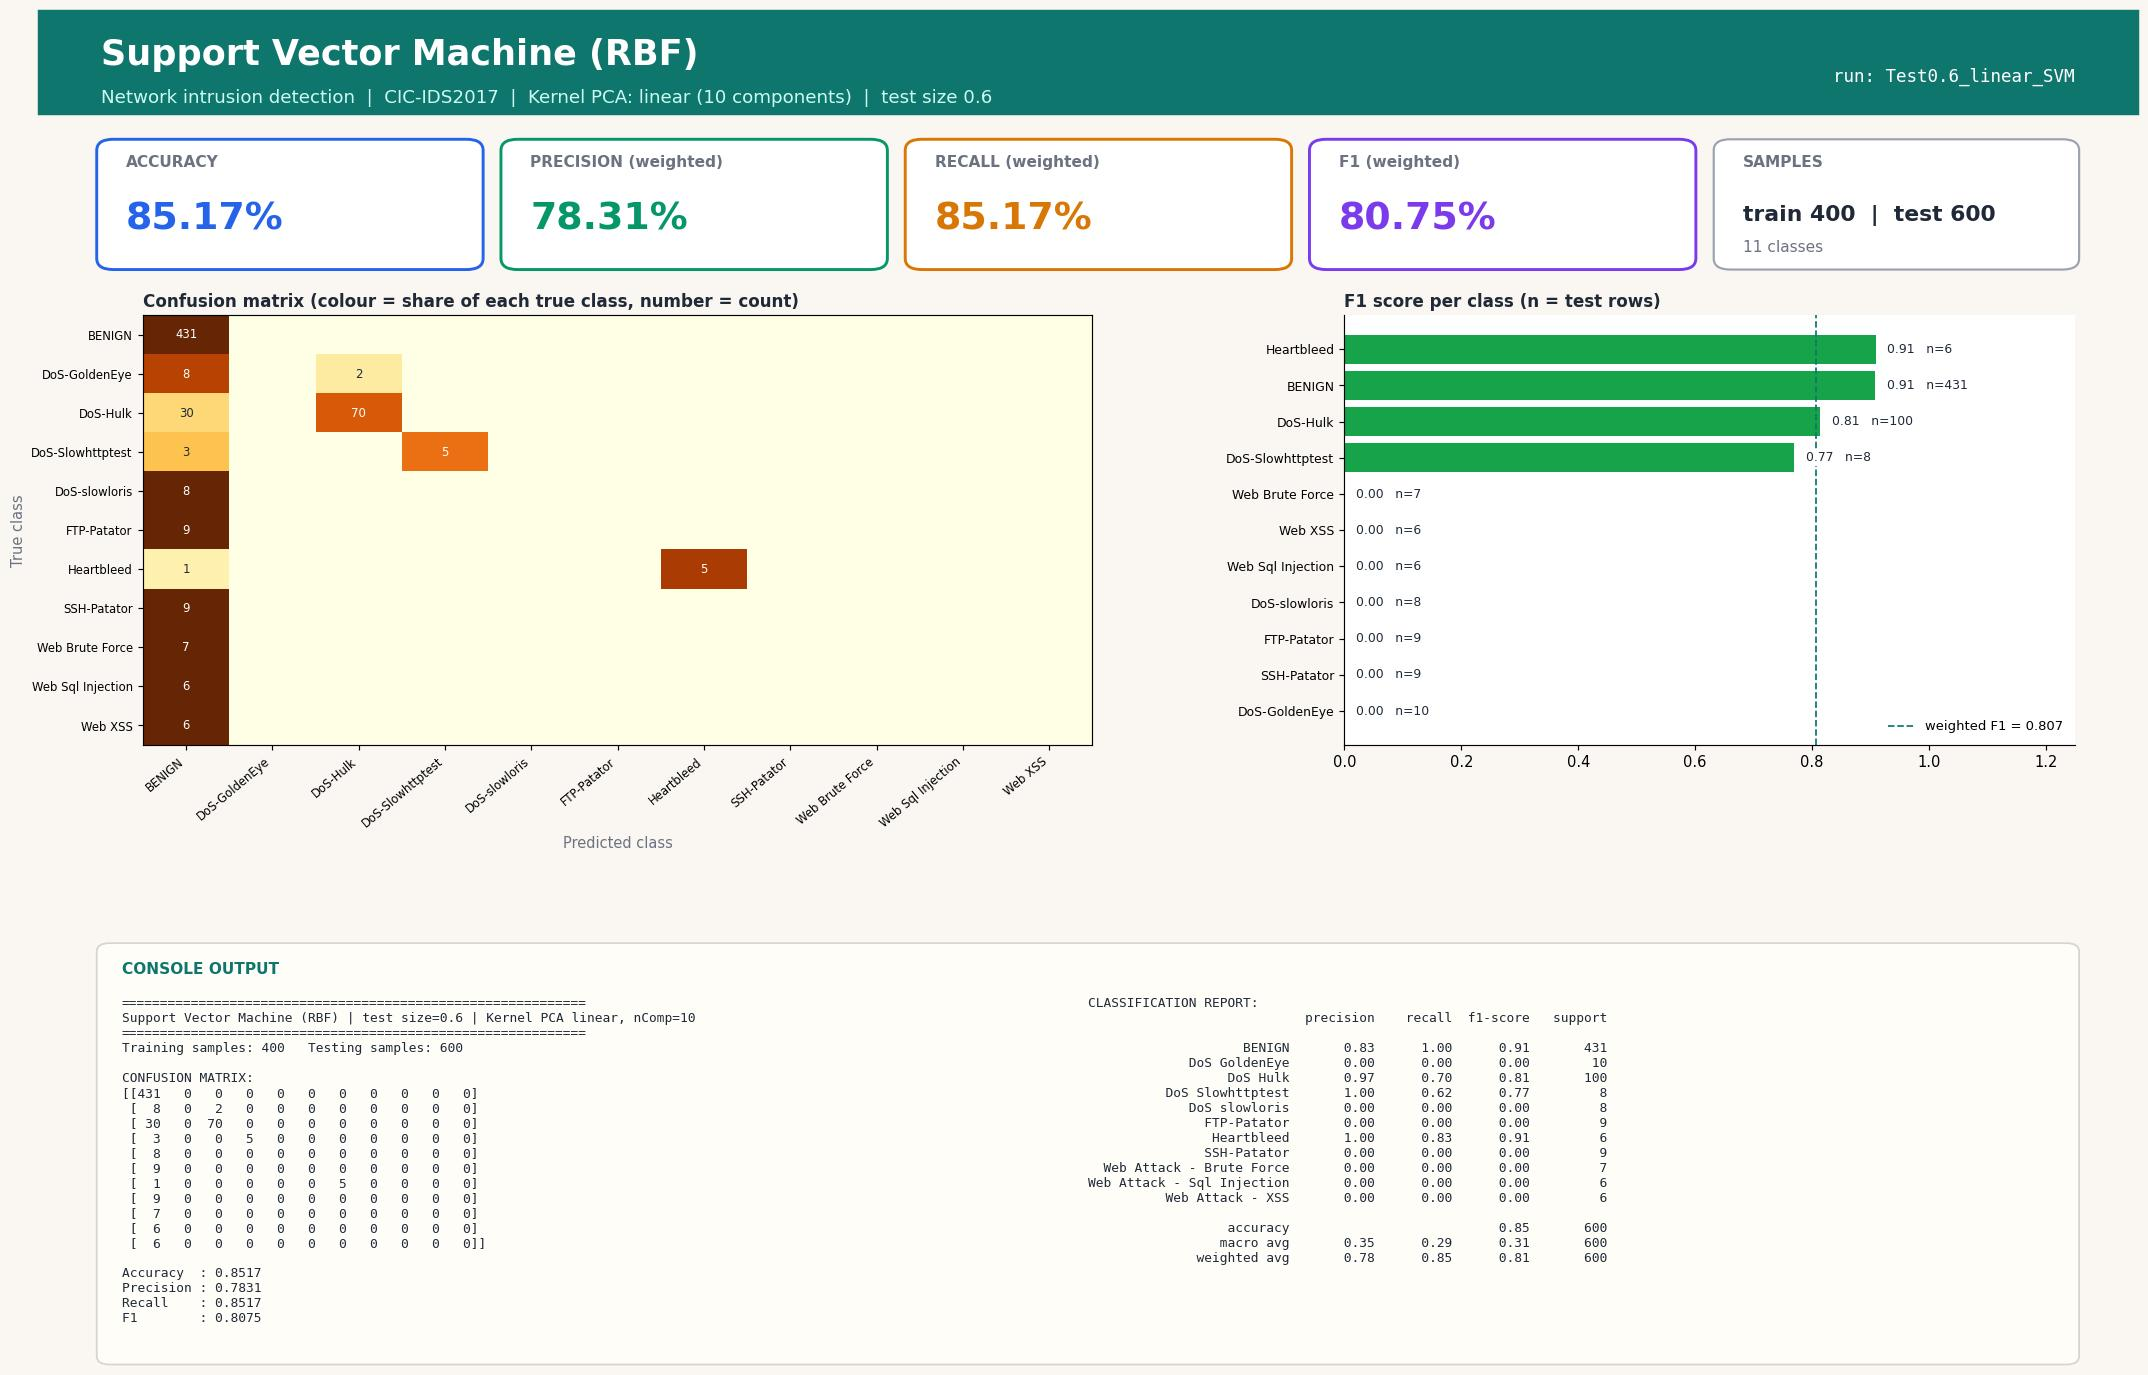

The Python source for this figure:
#!/usr/bin/env python3
"""Support Vector Machine (RBF) | Test size 0.6 | Kernel PCA kernel=linear, n_components=10
CIC-IDS2017 (Tue+Wed+Thu-morning) 1000-row stratified sample.
Run in any IDE (Spyder / VS Code / PyCharm / Jupyter): open the file and press Run, no arguments needed.
Saves next to this file: 'Test0.6_linear_SVM.jpg' - one image with the console output (confusion matrix, metrics, classification report) plus charts."""
import json, os
import numpy as np
import matplotlib.pyplot as plt
from sklearn.decomposition import KernelPCA
from sklearn.svm import SVC
from sklearn.metrics import (accuracy_score, classification_report, confusion_matrix,
                             f1_score, precision_score, recall_score)
from sklearn.model_selection import train_test_split
from sklearn.preprocessing import StandardScaler

TEST_SIZE, KERNEL, N_COMP, ALG, ALG_NAME = 0.6, "linear", 10, "SVM", "Support Vector Machine (RBF)"
try:
    HERE = os.path.dirname(os.path.abspath(__file__))
except NameError:                      # Jupyter / interactive console
    HERE = os.getcwd()
def _find_root():                      # folder that contains data/sample.npz (works from any working directory)
    for p in (HERE, os.path.join(HERE, ".."), os.path.join(HERE, "..", ".."), os.getcwd()):
        if os.path.exists(os.path.join(p, "data", "sample.npz")):
            return os.path.abspath(p)
    raise FileNotFoundError("data/sample.npz not found - run prepare_data.py or keep the repo folder structure")
ROOT = _find_root()
tag = f"Test{TEST_SIZE}_{KERNEL}_{ALG}"

# 1. LOAD cached, cleaned sample (see prepare_data.py)
d = np.load(os.path.join(ROOT, "data", "sample.npz"), allow_pickle=True)
X, y, class_names = d["X"], d["y"], [str(c).replace("�", "-") for c in d["classes"]]

# 2. SPLIT
X_train, X_test, y_train, y_test = train_test_split(
    X, y, test_size=TEST_SIZE, random_state=42, stratify=y)

# 3. SCALE (fit on train only)
scaler = StandardScaler()
X_train = scaler.fit_transform(X_train); X_test = scaler.transform(X_test)

# 4. DIMENSIONALITY REDUCTION: Kernel PCA (fit on train only; gamma = sklearn default 1/n_features)
kpca = KernelPCA(n_components=N_COMP, kernel=KERNEL, random_state=0)
X_train = kpca.fit_transform(X_train); X_test = kpca.transform(X_test)

# 5. CLASSIFIER
classifier = SVC(kernel="rbf", C=1.0, gamma="scale", random_state=0)
classifier.fit(X_train, y_train)
y_pred = classifier.predict(X_test)

# 6. METRICS
labels = np.arange(len(class_names))
cm = confusion_matrix(y_test, y_pred, labels=labels)
res = dict(test_size=TEST_SIZE, kernel=KERNEL, n_components=N_COMP, algorithm=ALG, model=ALG_NAME,
           n_train=int(len(y_train)), n_test=int(len(y_test)),
           accuracy=accuracy_score(y_test, y_pred),
           precision=precision_score(y_test, y_pred, average="weighted", zero_division=0),
           recall=recall_score(y_test, y_pred, average="weighted", zero_division=0),
           f1=f1_score(y_test, y_pred, average="weighted", zero_division=0))
report = classification_report(y_test, y_pred, labels=labels, target_names=class_names, zero_division=0)
lines = ["=" * 60, f"{ALG_NAME} | test size={TEST_SIZE} | Kernel PCA {KERNEL}, nComp={N_COMP}", "=" * 60,
         f"Training samples: {len(y_train)}   Testing samples: {len(y_test)}", "", "CONFUSION MATRIX:", np.array2string(cm), ""]
for k in ("accuracy", "precision", "recall", "f1"): lines.append(f"{k.capitalize():10s}: {res[k]:.4f}")
lines += ["", "CLASSIFICATION REPORT:", report]
console_output = "\n".join(lines); print(console_output)

# 7. VISUAL OUTPUT: ONE report-style image (banner, KPI cards, charts, console output) - real results only
from matplotlib.patches import FancyBboxPatch, Rectangle
short = [c.replace("Web Attack - ", "Web ").replace("DoS ", "DoS-") for c in class_names]
rep = classification_report(y_test, y_pred, labels=labels, target_names=class_names, zero_division=0, output_dict=True)
cmn = cm / np.maximum(cm.sum(axis=1, keepdims=True), 1)          # row-normalised = per-class recall
INK, MUTED, BG, ACC = "#1f2937", "#6b7280", "#faf7f2", "#0f766e"
fig = plt.figure(figsize=(20, 13.2), dpi=105, facecolor=BG)
fig.add_artist(Rectangle((0, 0.925), 1, 0.075, transform=fig.transFigure, color=ACC, zorder=0))
fig.text(0.03, 0.968, f"{ALG_NAME}", fontsize=24, fontweight="bold", color="white", va="center")
fig.text(0.03, 0.937, f"Network intrusion detection  |  CIC-IDS2017  |  Kernel PCA: {KERNEL} ({N_COMP} components)  |  test size {TEST_SIZE}",
         fontsize=12.5, color="#ccfbf1", va="center")
fig.text(0.97, 0.952, f"run: {tag}", fontsize=12, color="white", ha="right", va="center", family="monospace")

# KPI cards
cards = [("ACCURACY", res["accuracy"], "#2563eb"), ("PRECISION (weighted)", res["precision"], "#059669"),
         ("RECALL (weighted)", res["recall"], "#d97706"), ("F1 (weighted)", res["f1"], "#7c3aed")]
for i, (lab, v, col) in enumerate(cards):
    x0 = 0.03 + i * 0.1925
    fig.add_artist(FancyBboxPatch((x0, 0.815), 0.18, 0.09, boxstyle="round,pad=0.002,rounding_size=0.008", transform=fig.transFigure,
                                  facecolor="white", edgecolor=col, linewidth=2))
    fig.text(x0 + 0.012, 0.887, lab, fontsize=10.5, color=MUTED, fontweight="bold")
    fig.text(x0 + 0.012, 0.842, f"{v * 100:.2f}%", fontsize=26, color=col, fontweight="bold")
fig.add_artist(FancyBboxPatch((0.80, 0.815), 0.17, 0.09, boxstyle="round,pad=0.002,rounding_size=0.008", transform=fig.transFigure,
                              facecolor="white", edgecolor="#9ca3af", linewidth=1.5))
fig.text(0.812, 0.887, "SAMPLES", fontsize=10.5, color=MUTED, fontweight="bold")
fig.text(0.812, 0.848, f"train {res['n_train']}  |  test {res['n_test']}", fontsize=15, color=INK, fontweight="bold")
fig.text(0.812, 0.826, f"{len(class_names)} classes", fontsize=10.5, color=MUTED)

gs = fig.add_gridspec(1, 2, left=0.05, right=0.97, top=0.78, bottom=0.47, wspace=0.30, width_ratios=[1.3, 1])
ax1 = fig.add_subplot(gs[0, 0]); ax2 = fig.add_subplot(gs[0, 1])
for ax in (ax1, ax2): ax.set_facecolor("white")
im = ax1.imshow(cmn, cmap="YlOrBr", vmin=0, vmax=1, aspect="auto")
ax1.set_xticks(labels); ax1.set_yticks(labels); ax1.set_xticklabels(short, rotation=40, ha="right", fontsize=8); ax1.set_yticklabels(short, fontsize=8)
ax1.set_title("Confusion matrix (colour = share of each true class, number = count)", loc="left", fontsize=11.5, color=INK, fontweight="bold")
ax1.set_xlabel("Predicted class", color=MUTED); ax1.set_ylabel("True class", color=MUTED)
for a_ in labels:
    for b_ in labels:
        if cm[a_, b_]: ax1.text(b_, a_, cm[a_, b_], ha="center", va="center", fontsize=8, color="white" if cmn[a_, b_] > 0.6 else INK)
f1s = [rep[c]["f1-score"] for c in class_names]; sup = [int(rep[c]["support"]) for c in class_names]
order = np.argsort(f1s)
cols = ["#dc2626" if f1s[i] < 0.34 else "#f59e0b" if f1s[i] < 0.67 else "#16a34a" for i in order]
ax2.barh(range(len(order)), [f1s[i] for i in order], color=cols)
ax2.set_yticks(range(len(order))); ax2.set_yticklabels([short[i] for i in order], fontsize=8.5); ax2.set_xlim(0, 1.25)
ax2.set_title("F1 score per class (n = test rows)", loc="left", fontsize=11.5, color=INK, fontweight="bold")
for k, i in enumerate(order): ax2.text(f1s[i] + 0.02, k, f"{f1s[i]:.2f}   n={sup[i]}", va="center", fontsize=8.5, color=INK, zorder=5, bbox=dict(facecolor="white", edgecolor="none", pad=1))
for sp in ("top", "right"): ax2.spines[sp].set_visible(False)
ax2.axvline(res["f1"], color=ACC, ls="--", lw=1.2, label=f"weighted F1 = {res['f1']:.3f}"); ax2.legend(loc="lower right", fontsize=9, frameon=False)

# console output panel (same text that is printed to the console)
fig.add_artist(FancyBboxPatch((0.03, 0.025), 0.94, 0.30, boxstyle="round,pad=0.002,rounding_size=0.006", transform=fig.transFigure,
                              facecolor="#fffdf8", edgecolor="#d6d3d1", linewidth=1.2))
fig.text(0.04, 0.305, "CONSOLE OUTPUT", fontsize=10.5, color=ACC, fontweight="bold")
split_at = lines.index("CLASSIFICATION REPORT:")
fig.text(0.04, 0.288, "\n".join(lines[:split_at]), family="monospace", fontsize=8.8, color=INK, va="top")
fig.text(0.50, 0.288, "\n".join(lines[split_at:]), family="monospace", fontsize=8.8, color=INK, va="top")
plt.savefig(os.path.join(HERE, tag + ".jpg"), format="jpg", bbox_inches="tight", facecolor=BG)
if os.environ.get("ACN_NO_SHOW") != "1": plt.show()   # IDEs display the image; run_all.py disables this
plt.close()

os.makedirs(os.path.join(ROOT, "results", "json"), exist_ok=True)
with open(os.path.join(ROOT, "results", "json", tag + ".json"), "w") as f: json.dump(res, f)
